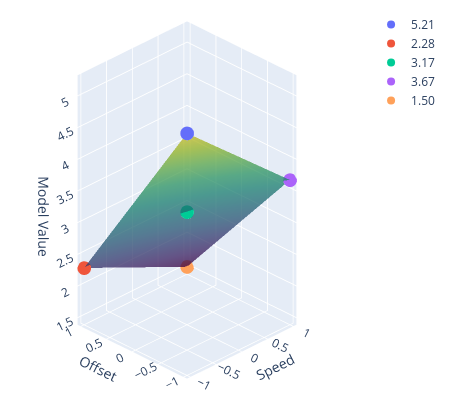

The notebook cell this image was saved under:
### Code cell
def Plot2fModel( ):
    X, Y = np.meshgrid(
        np.linspace( -1, 1, 10 ), 
        np.linspace( -1, 1, 10 ) )
    Z = np.array( [[model( [x, y] )
            for x, y in zip( xs, ys )]
                for xs, ys in zip( X, Y )] )

    import plotly.express as px
    plots = [go.Surface( x=X, y=Y, z=Z, colorscale='Viridis', opacity=0.75, showscale=False )]
    for index, ( x, y ) in enumerate( [(-1,-1), (-1,1), (0,0), (1,-1), (1,1)] ):
        plots.append( go.Scatter3d( x=[x], y=[y], z=[model( [x, y] )], 
            mode='markers', marker=dict(size=8, color=px.colors.qualitative.Plotly[index]),name=f'{model( [x, y] ):.2f}' ) )

    fig = go.Figure(data=plots)

    fig.update_layout(
        margin=dict(l=10, r=10, b=10, t=10),
        width=450,
        height=400,
        scene=dict(
            xaxis_title=FactorNames[0],
            yaxis_title=FactorNames[1],
            zaxis_title='Model Value',
            xaxis=dict(showspikes=False),
            yaxis=dict(showspikes=False),
            zaxis=dict(showspikes=False)
        ),
        # legend=dict(
        #     orientation="h",
        #     x=0.5,
        #     y=-0.2,
        #     xanchor="center",
        #     yanchor="top" 
        # ) ,
        scene_camera=dict(
            eye=dict(x=-2.5, y=-2.5, z=2), 
            projection=dict(type="orthographic")
        ),
    )
    #print( fig.to_html(full_html=False, include_plotlyjs='cdn'))
    fig.show( )
if( Factors == 2 ):Plot2fModel( )

### Figure 1 — Plotly figure (JSON) as saved in the notebook; plotly's stock layout.template omitted (floating-point values rounded to 4 significant figures)
{"data": [{"colorscale": [[0, "#440154"], [0.1111, "#482878"], [0.2222, "#3e4989"], [0.3333, "#31688e"], [0.4444, "#26828e"], [0.5556, "#1f9e89"], [0.6667, "#35b779"], [0.7778, "#6ece58"], [0.8889, "#b5de2b"], [1, "#fde725"]], "opacity": 0.75, "showscale": false, "type": "surface", "x": [[-1.0, -0.7778, -0.5556, -0.3333, -0.1111, 0.1111, 0.3333, 0.5556, 0.7778, 1.0], [-1.0, -0.7778, -0.5556, -0.3333, -0.1111, 0.1111, 0.3333, 0.5556, 0.7778, 1.0], [-1.0, -0.7778, -0.5556, -0.3333, -0.1111, 0.1111, 0.3333, 0.5556, 0.7778, 1.0], [-1.0, -0.7778, -0.5556, -0.3333, -0.1111, 0.1111, 0.3333, 0.5556, 0.7778, 1.0], [-1.0, -0.7778, -0.5556, -0.3333, -0.1111, 0.1111, 0.3333, 0.5556, 0.7778, 1.0], [-1.0, -0.7778, -0.5556, -0.3333, -0.1111, 0.1111, 0.3333, 0.5556, 0.7778, 1.0], [-1.0, -0.7778, -0.5556, -0.3333, -0.1111, 0.1111, 0.3333, 0.5556, 0.7778, 1.0], [-1.0, -0.7778, -0.5556, -0.3333, -0.1111, 0.1111, 0.3333, 0.5556, 0.7778, 1.0], [-1.0, -0.7778, -0.5556, -0.3333, -0.1111, 0.1111, 0.3333, 0.5556, 0.7778, 1.0], [-1.0, -0.7778, -0.5556, -0.3333, -0.1111, 0.1111, 0.3333, 0.5556, 0.7778, 1.0]], "y": [[-1.0, -1.0, -1.0, -1.0, -1.0, -1.0, -1.0, -1.0, -1.0, -1.0], [-0.7778, -0.7778, -0.7778, -0.7778, -0.7778, -0.7778, -0.7778, -0.7778, -0.7778, -0.7778], [-0.5556, -0.5556, -0.5556, -0.5556, -0.5556, -0.5556, -0.5556, -0.5556, -0.5556, -0.5556], [-0.3333, -0.3333, -0.3333, -0.3333, -0.3333, -0.3333, -0.3333, -0.3333, -0.3333, -0.3333], [-0.1111, -0.1111, -0.1111, -0.1111, -0.1111, -0.1111, -0.1111, -0.1111, -0.1111, -0.1111], [0.1111, 0.1111, 0.1111, 0.1111, 0.1111, 0.1111, 0.1111, 0.1111, 0.1111, 0.1111], [0.3333, 0.3333, 0.3333, 0.3333, 0.3333, 0.3333, 0.3333, 0.3333, 0.3333, 0.3333], [0.5556, 0.5556, 0.5556, 0.5556, 0.5556, 0.5556, 0.5556, 0.5556, 0.5556, 0.5556], [0.7778, 0.7778, 0.7778, 0.7778, 0.7778, 0.7778, 0.7778, 0.7778, 0.7778, 0.7778], [1.0, 1.0, 1.0, 1.0, 1.0, 1.0, 1.0, 1.0, 1.0, 1.0]], "z": [[5.211, 5.04, 4.869, 4.698, 4.527, 4.356, 4.185, 4.014, 3.844, 3.673], [4.886, 4.724, 4.562, 4.401, 4.239, 4.078, 3.916, 3.755, 3.593, 3.432], [4.56, 4.408, 4.256, 4.104, 3.952, 3.799, 3.647, 3.495, 3.343, 3.191], [4.235, 4.092, 3.95, 3.807, 3.664, 3.521, 3.378, 3.235, 3.092, 2.95], [3.91, 3.777, 3.643, 3.51, 3.376, 3.243, 3.109, 2.976, 2.842, 2.709], [3.585, 3.461, 3.337, 3.212, 3.088, 2.964, 2.84, 2.716, 2.592, 2.467], [3.26, 3.145, 3.03, 2.915, 2.801, 2.686, 2.571, 2.456, 2.341, 2.226], [2.935, 2.829, 2.724, 2.618, 2.513, 2.407, 2.302, 2.196, 2.091, 1.985], [2.609, 2.513, 2.417, 2.321, 2.225, 2.129, 2.033, 1.937, 1.84, 1.744], [2.284, 2.198, 2.111, 2.024, 1.937, 1.85, 1.764, 1.677, 1.59, 1.503]]}, {"marker": {"color": "#636EFA", "size": 8}, "mode": "markers", "name": "5.21", "type": "scatter3d", "x": [-1], "y": [-1], "z": [5.211]}, {"marker": {"color": "#EF553B", "size": 8}, "mode": "markers", "name": "2.28", "type": "scatter3d", "x": [-1], "y": [1], "z": [2.284]}, {"marker": {"color": "#00CC96", "size": 8}, "mode": "markers", "name": "3.17", "type": "scatter3d", "x": [0], "y": [0], "z": [3.168]}, {"marker": {"color": "#AB63FA", "size": 8}, "mode": "markers", "name": "3.67", "type": "scatter3d", "x": [1], "y": [-1], "z": [3.673]}, {"marker": {"color": "#FFA15A", "size": 8}, "mode": "markers", "name": "1.50", "type": "scatter3d", "x": [1], "y": [1], "z": [1.503]}], "layout": {"height": 400, "margin": {"b": 10, "l": 10, "r": 10, "t": 10}, "scene": {"camera": {"eye": {"x": -2.5, "y": -2.5, "z": 2}, "projection": {"type": "orthographic"}}, "xaxis": {"showspikes": false, "title": {"text": "Speed"}}, "yaxis": {"showspikes": false, "title": {"text": "Offset"}}, "zaxis": {"showspikes": false, "title": {"text": "Model Value"}}}, "width": 450}}
